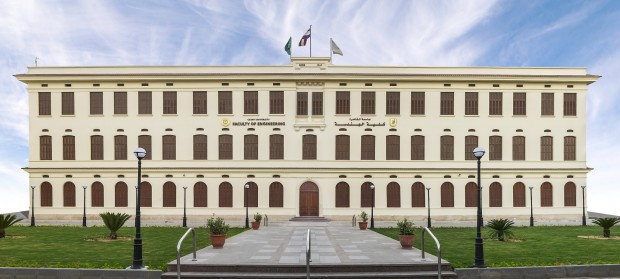
#> input picture cufe.png, 620 x 279 px
$ python lab6.py
#> lines starting #> are read from the running program, lines starting #| are printed output that depends on the picture
import numpy as np
import skimage.io as io
from skimage.color import rgb2gray
def helpfunc(H,mystart,myend):
    CH=np.zeros(myend-mystart)
    CH[0]=H[mystart]
    for i in range(len(CH)):
        CH[i]=CH[i-1]+H[i+mystart]
    mysum=0
    thr=0
    for i in range(len(CH)):
        mysum=mysum+(H[i+mystart]*(i+mystart))
    thr=np.round(mysum/CH[-1])
    return thr.astype('uint8')


def getthreshold(image):
    image=image.astype('uint8')
    H=np.zeros(256)
    for i in range(image.shape[0]):
        for j in range(image.shape[1]):
            H[image[i,j]]=H[image[i,j]]+1
    H=H.astype('uint8')
    thr=helpfunc(H,0,len(H))

    newthr=-1
    while(1):
        thr1=helpfunc(H,0,thr)
        thr2=helpfunc(H,thr,256)
        newthr=int((thr1.astype(int)+thr2.astype(int))/2)
        if newthr == thr :
            break
        else :
            thr=newthr
    print(thr)


image=io.imread('cufe.png')
#> image is the input picture: shape (279, 620, 3); mean R, G, B 166.4, 165.5, 157.6
grayimage=rgb2gray(image)
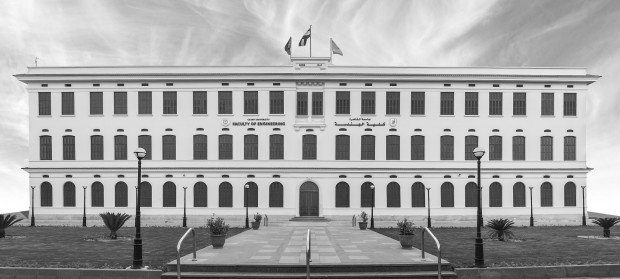
#> grayimage: shape (279, 620) float64; min 0.0308, max 1, mean 0.647
grayimage=grayimage*255
grayimage=grayimage.astype('uint8')
getthreshold(grayimage)
#> after the loop in getthreshold, `for i in range(image.shape[0]):`: H = 256 values, max 4493 at index 216, min 0 at index 0, mean 675.7
#> in getthreshold, `H=H.astype('uint8')`: H = 256 values, max 255 at index 247, min 0 at index 0, mean 123.7
#> after the loop in helpfunc, `for i in range(len(CH)):`: CH = 256 values from 0 to 31668
#> the loop in helpfunc, `for i in range(len(CH)):` made 256 passes
#> mysum on passes 1 to 3: 0, 0, 0
#> after the loop in helpfunc, `for i in range(len(CH)):`: mysum = 4343938
#> in helpfunc, `thr=np.round(mysum/CH[-1])`: thr = 137
#> the loop in getthreshold, `while(1):` made 5 passes
#> (thr1, thr2, newthr) on passes 1 to 5: (83, 197, 140), (84, 199, 141), (85, 200, 142), (86, 200, 143), (86, 201, 143)
#| 143
